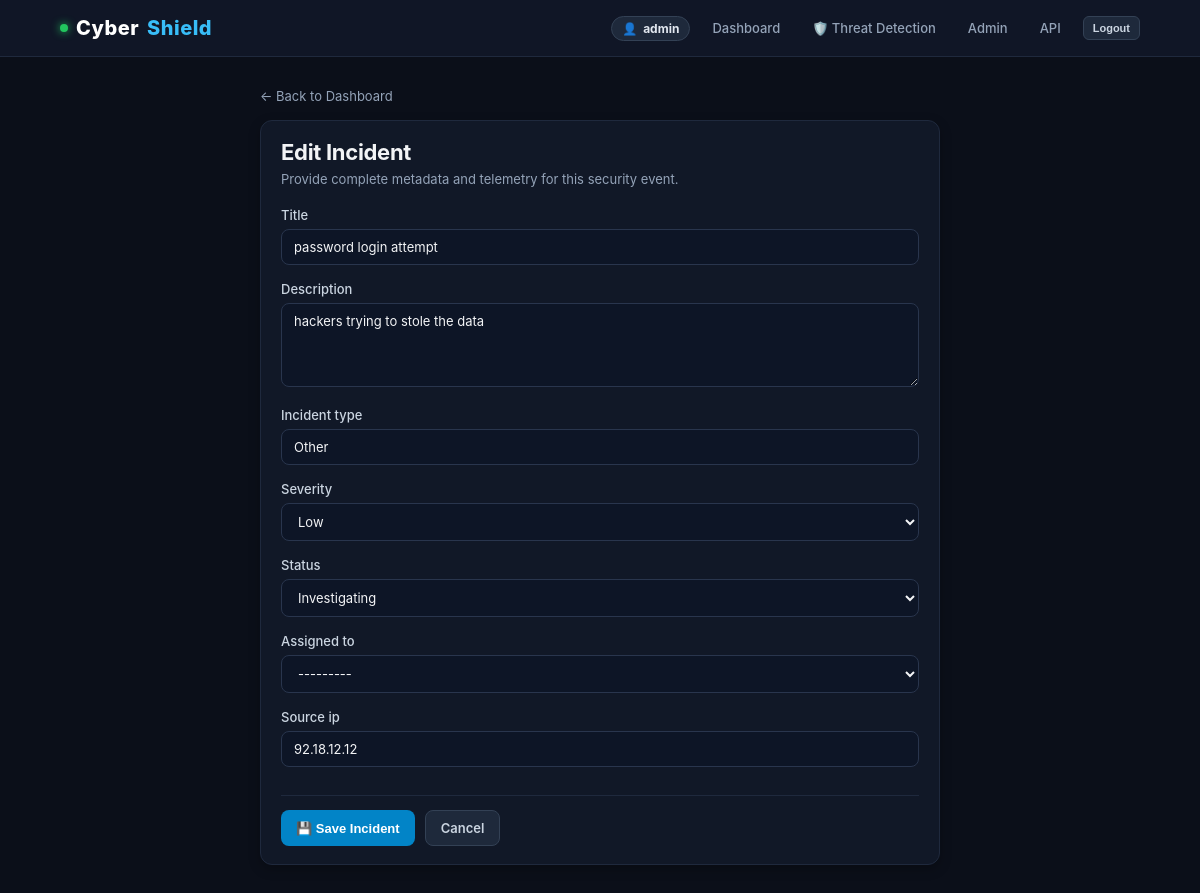
/incidents/3/edit/ (signed in), run on the app's committed database.
### incidents/models.py (models this page shows, shortened)
class Incident(models.Model):
    SEVERITY_CHOICES = [
        ("Critical", "Critical"),
        ("High", "High"),
        ("Medium", "Medium"),
        ("Low", "Low"),
    ]
    STATUS_CHOICES = [
        ("Open", "Open"),
        ("Investigating", "Investigating"),
        ("Resolved", "Resolved"),
    ]
    title = models.CharField(max_length=200)
    description = models.TextField()
    incident_type = models.CharField(max_length=100, default="Other")
    severity = models.CharField(
        max_length=20,
        choices=SEVERITY_CHOICES,
        default="Medium",
    )
    status = models.CharField(
        max_length=20,
        choices=STATUS_CHOICES,
        default="Open",
    )
    source_ip = models.GenericIPAddressField(
        blank=True,
        null=True,
    )
    assigned_to = models.ForeignKey(
        User,
        on_delete=models.SET_NULL,
        null=True,
        blank=True,
        related_name="incidents",
    )
    created_at = models.DateTimeField(auto_now_add=True)
    updated_at = models.DateTimeField(auto_now=True)
    class Meta:
        ordering = ["-created_at"]

### incidents/views.py (the view)
# urls.py: path("incidents/<int:pk>/edit/", incident_edit, name="incident_edit"),
@login_required
def incident_edit(request, pk):
    incident = get_object_or_404(Incident, pk=pk)
    form = IncidentForm(request.POST or None, instance=incident)
    if request.method == "POST" and form.is_valid():
        form.save()
        messages.success(request, f"Incident #{incident.id} updated successfully.")
        return redirect("dashboard")
    return render(
        request,
        "incidents/incident_form.html",
        {"form": form, "heading": "Edit Incident"},
    )

### incidents/forms.py
class IncidentForm(forms.ModelForm):
    class Meta:
        model = Incident
        fields = [
            "title",
            "description",
            "incident_type",
            "severity",
            "status",
            "assigned_to",
            "source_ip",
        ]
        widgets = {
            "title": forms.TextInput(
                attrs={"placeholder": "e.g. Suspicious Login Attempt"}
            ),
            "description": forms.Textarea(
                attrs={"rows": 4, "placeholder": "Incident details..."}
            ),
            "incident_type": forms.TextInput(
                attrs={"placeholder": "e.g. Phishing, Malware, Brute Force"}
            ),
            "source_ip": forms.TextInput(
                attrs={"placeholder": "e.g. 192.168.1.100"}
            ),
        }

### incidents/templates/incidents/incident_form.html (shortened to what this page needs)
{% extends "incidents/base.html" %}
{% block content %}
<div style="max-width: 680px; margin: 10px auto;">
    <a href="{% url 'dashboard' %}" class="muted" style="display: inline-flex; align-items: center; gap: 4px; margin-bottom: 16px;">
        ← Back to Dashboard
    </a>
    <div class="panel">
        <h1 style="font-size: 22px;">{{ heading }}</h1>
        <p class="muted" style="margin-bottom: 20px;">Provide complete metadata and telemetry for this security event.</p>
        <form method="post" class="form-grid">
            {% for field in form %}
            <div class="field">
                <label for="{{ field.id_for_label }}">{{ field.label }}</label>
                {{ field }}
            </div>
            {% endfor %}
            <div style="display:flex; gap:10px; margin-top:12px; padding-top:14px; border-top:1px solid #1f293d;">
                <button type="submit" class="btn">💾 Save Incident</button>
                <a href="{% url 'dashboard' %}" class="btn secondary">Cancel</a>
            </div>
        </form>
    </div>
</div>
{% endblock %}

### incidents/templates/incidents/base.html (shortened to what this page needs)
<!DOCTYPE html>
<html lang="en">
<head>
</head>
<body>
    <header class="topbar">
        <a href="{% url 'dashboard' %}" class="brand">
            <span class="pulse-dot" title="SOC Active"></span>
            Cyber<span>Shield</span>
        </a>
        {% if user.is_authenticated %}
        <nav class="nav">
            <span class="user-tag">👤 <strong>{{ user.username }}</strong></span>
            <a href="{% url 'dashboard' %}">Dashboard</a>
            <a href="{% url 'threat_detection' %}">🛡️ Threat Detection</a>
            <a href="/admin/">Admin</a>
            <a href="/api/incidents/">API</a>
            <form method="post" action="{% url 'logout' %}" style="display:inline; margin:0;">
                <button class="btn secondary sm" type="submit">Logout</button>
            </form>
        </nav>
        {% endif %}
    </header>
    <main class="container">
        {% block content %}{% endblock %}
    </main>
</body>
</html>

### incidents/templates/incidents/base.html (style rules this page uses)
:root { --bg: #0b0f19; --panel: #111827; --panel-border: #1f293d; --text: #f3f4f6; --text-muted: #94a3b8; --accent: #38bdf8; --accent-hover: #0284c7; }
* { box-sizing: border-box; }
body { margin: 0; background: var(--bg); color: var(--text); font-family: -apple-system, BlinkMacSystemFont, "Segoe UI", Roboto, "Helvetica Neue", Arial, sans-serif; -webkit-font-smoothing: antialiased; }
a { color: var(--accent); text-decoration: none; transition: color 0.15s; }
.topbar { display: flex; justify-content: space-between; align-items: center; padding: 14px 5%; background: rgba(17, 24, 39, 0.95); backdrop-filter: blur(8px); border-bottom: 1px solid var(--panel-border); position: sticky; top: 0; z-index: 100; }
.brand { display: flex; align-items: center; gap: 8px; font-size: 20px; font-weight: 800; letter-spacing: 0.5px; color: #fff; }
.brand span { color: var(--accent); }
.pulse-dot { width: 8px; height: 8px; border-radius: 50%; background: #22c55e; box-shadow: 0 0 8px #22c55e; display: inline-block; }
.nav { display: flex; gap: 12px; align-items: center; }
.nav a { color: var(--text-muted); font-size: 13px; font-weight: 500; padding: 6px 10px; border-radius: 6px; }
.user-tag { font-size: 12px; color: var(--text-muted); background: #1e293b; padding: 4px 10px; border-radius: 20px; border: 1px solid #334155; display: inline-flex; align-items: center; gap: 6px; }
.user-tag strong { color: #e2e8f0; }
.container { max-width: 1280px; margin: 28px auto; padding: 0 20px; }
h1 { margin: 0 0 6px; font-size: 26px; font-weight: 700; letter-spacing: -0.3px; }
.muted { color: var(--text-muted); font-size: 13px; margin: 0; }
.stat, .panel { background: var(--panel); border: 1px solid var(--panel-border); border-radius: 12px; padding: 18px 20px; box-shadow: 0 4px 12px rgba(0, 0, 0, 0.25); }
input, select, textarea { padding: 9px 12px; border-radius: 8px; background: #0d1526; color: var(--text); border: 1px solid #29354d; font: inherit; font-size: 13px; outline: none; transition: border-color 0.15s, box-shadow 0.15s; width: 100%; }
.btn { display: inline-flex; align-items: center; gap: 6px; padding: 9px 15px; border-radius: 8px; border: 0; cursor: pointer; font-weight: 600; font-size: 13px; background: #0284c7; color: #fff; transition: background 0.15s, transform 0.05s; }
.btn.secondary { background: #1e293b; color: #cbd5e1; border: 1px solid #334155; }
.btn.sm { padding: 5px 9px; font-size: 11px; border-radius: 6px; }
.form-grid { display: grid; gap: 16px; }
.field label { display: block; margin-bottom: 6px; font-size: 13px; font-weight: 500; color: #cbd5e1; }

### data on the page
Incident: form "password login attempt" "hackers trying to stole the data" "Other" "Low" "Investigating" "---------" "92.18.12.12"

### other printed values
{{ user.username }} "admin"
{{ heading }} "Edit Incident"
{{ field.label }} "Title" "Description" "Incident type" "Severity" "Status" "Assigned to" "Source ip"
